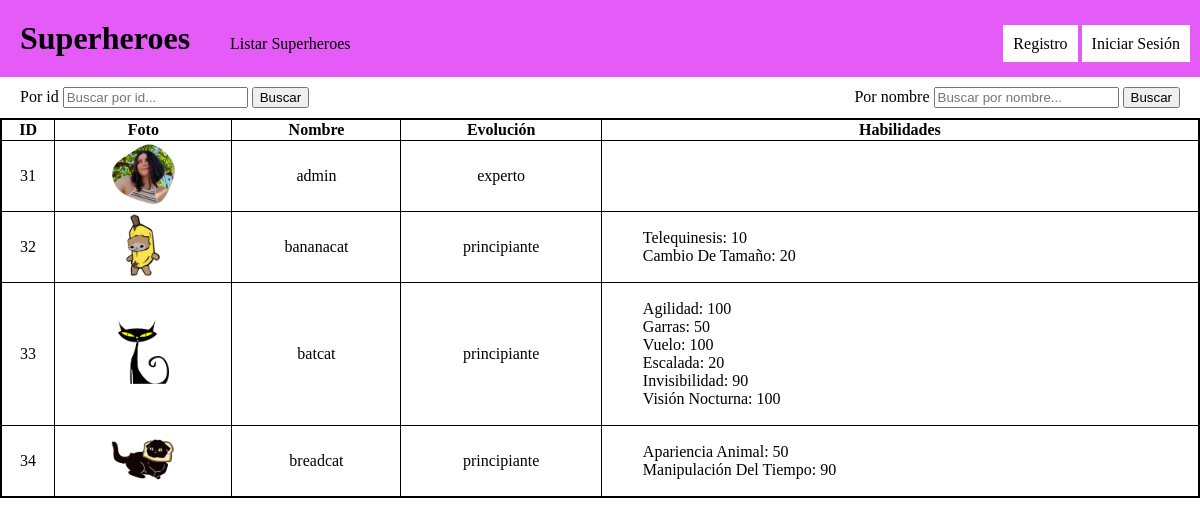
Page /superheroes/list on the committed database.
### tables this page shows
CREATE TABLE `superheroes` (
  `id` int(11) NOT NULL,
  `nombre` varchar(128) NOT NULL,
  `imagen` varchar(255) NOT NULL,
  `evolucion` enum('principiante','experto') NOT NULL,
  `idUsuario` int(11) NOT NULL,
  `created_at` timestamp NULL DEFAULT current_timestamp(),
  `updated_at` timestamp(6) NULL DEFAULT NULL ON UPDATE current_timestamp(6)
);

CREATE TABLE `habilidades` (
  `id` int(11) NOT NULL,
  `nombre` varchar(255) NOT NULL,
  `created_at` timestamp NOT NULL DEFAULT current_timestamp(),
  `updated_at` timestamp NULL DEFAULT NULL ON UPDATE current_timestamp()
);

### app/Controllers/BaseController.php (called while the page is built, shortened)
<?php
class BaseController {
    public function renderHTML($fileName, $data=[]) {
        include($fileName);
    }
}
?>

### app/Models/DBAbstractModel.php (called while the page is built, shortened)
<?php
abstract class DBAbstractModel
{
    private static $db_host = DBHOST;
    private static $db_user = DBUSER;
    private static $db_pass = DBPASS;
    private static $db_name = DBNAME;
    private static $db_port = DBPORT;
    protected $conn;
    protected $query;
    protected $parametros = array();
    protected function open_connection()
    {
        $dsn = 'mysql:host=' . self::$db_host . ';'
            . 'dbname=' . self::$db_name . ';'
            . 'port='  . self::$db_port;
        try {
            $this->conn = new \PDO(
                $dsn,
                self::$db_user,
                self::$db_pass,
                array(\PDO::MYSQL_ATTR_INIT_COMMAND => "SET NAMES utf8")
            );
            return $this->conn;
        } catch (\PDOException $e) {
            printf("Conexión fallida: %s\n", $e->getMessage());
            exit();
        }
    }
    protected function get_results_from_query()
    {
        if (($_stmt = $this->conn->prepare($this->query))) {
            if (preg_match_all('/(:\w+)/', $this->query, $_named, PREG_PATTERN_ORDER)) {
                $_named = array_pop($_named);
                foreach ($_named as $_param) {
                    $_stmt->bindValue($_param, $this->parametros[substr($_param, 1)]);
                }
            }
            try {
                if (!$_stmt->execute()) {
                    printf("Error de consulta: %s\n", $_stmt->errorInfo()[2]);
                }
                $this->rows = $_stmt->fetchAll(\PDO::FETCH_ASSOC);
            } catch (\PDOException $e) {
                printf("Error en consulta: %s\n", $e->getMessage());
            }
        }
    }
}

### app/Models/Superheroe.php (called while the page is built, shortened)
<?php
require_once 'DBAbstractModel.php';
class Superheroe extends DBAbstractModel
{
    private static $instancia;
    public static function getInstancia()
    {
        if (!isset(self::$instancia)) {
            self::$instancia = new $miclase;
        }
        return self::$instancia;
    }
    public function setId($id)
    {
        $this->id = $id;
    }
    public function getAll()
    {
        $this->query = "SELECT * FROM superheroes";
        $this->get_results_from_query();
        return $this->rows;
    }
    public function getHabilidades()
    {
        $this->query = "SELECT idHabilidad, valor FROM superheroes_habilidades WHERE idSuperheroe = :id";
        $this->get_results_from_query();
        return $this->rows;
    }
}

### app/Models/Habilidad.php (called while the page is built, shortened)
<?php
require_once 'DBAbstractModel.php';
class Habilidad extends DBAbstractModel
{
    private static $instancia;
    public static function getInstancia()
    {
        if (!isset(self::$instancia)) {
            self::$instancia = new $miclase;
        }
        return self::$instancia;
    }
    private $id;
    public function setId($id)
    {
        $this->id = $id;
    }
    public function get()
    {
        $id = $this->id;
        $this->query = "SELECT * FROM habilidades WHERE id = :id";
        $this->get_results_from_query();
        return $this->rows[0];
    }
}

### views/superheroes_list_view.php (the view, shortened to what this page needs)
<div class="form-group">
    <form action="" method="post">
        <label>Por id <input type="number" placeholder="Buscar por id..." name="id"></label>
        <input type="submit" name="buscarId" value="Buscar">
    </form>
    <form action="" method="post">
        <label>Por nombre <input type="text" placeholder="Buscar por nombre..." name="nombre"></label>
        <input type="submit" name="buscarNombre" value="Buscar">
    </form>
</div>
<table>
    <thead>
        <tr>
            <th>ID</th>
            <th>Foto</th>
            <th>Nombre</th>
            <th>Evolución</th>
            <th>Habilidades</th>
        </tr>
    </thead>
    <tbody>
        <?php
        foreach ($data['superheroes'] as $superheroe) { ?>
            <tr>
                <td>
                    <?= $superheroe['id']; ?>
                </td>
                <td>
                    <img src="<?= "/upload/" . $superheroe['imagen']; ?>">
                </td>
                <td>
                    <?= $superheroe['nombre']; ?>
                </td>
                <td>
                    <?= $superheroe['evolucion']; ?>
                </td>
                <td>
                    <ul>
                    <?php
                    foreach ($superheroe['habilidades'] as $habilidad) { ?>
                        <li><?=$habilidad['nombre']?>: <?=$habilidad['valor']?></li>
                    <?php }
                    ?>
                    </ul>
                </td>
            </tr>
        <?php
        }
        ?>
    </tbody>
</table>

### public/css/style.css (style rules this page uses)
body { margin: 0 auto; }
form { padding: 10px 20px; }
.form-group { display: flex; justify-content: space-between; }
table { width: 100%; text-align: center; padding: 20px; border: 2px solid black; border-collapse: collapse; }
table td, table th { border: 1px solid black; border-collapse: collapse; }
ul { list-style-type: none; }
td ul { text-align: left; text-transform: capitalize; }
img { height: 64px; }

### rows in the picture
superheroes: id "31", imagen (picture), nombre "admin", evolucion "experto"
superheroes: id "32", imagen (picture), nombre "bananacat", evolucion "principiante"
habilidades: nombre "Telequinesis", valor "10"
habilidades: nombre "Cambio De Tamaño", valor "20"
superheroes: id "33", imagen (picture), nombre "batcat", evolucion "principiante"
habilidades: nombre "Agilidad", valor "100"
habilidades: nombre "Garras", valor "50"
habilidades: nombre "Vuelo", valor "100"
habilidades: nombre "Escalada", valor "20"
habilidades: nombre "Invisibilidad", valor "90"
habilidades: nombre "Visión Nocturna", valor "100"
superheroes: id "34", imagen (picture), nombre "breadcat", evolucion "principiante"
habilidades: nombre "Apariencia Animal", valor "50"
habilidades: nombre "Manipulación Del Tiempo", valor "90"
